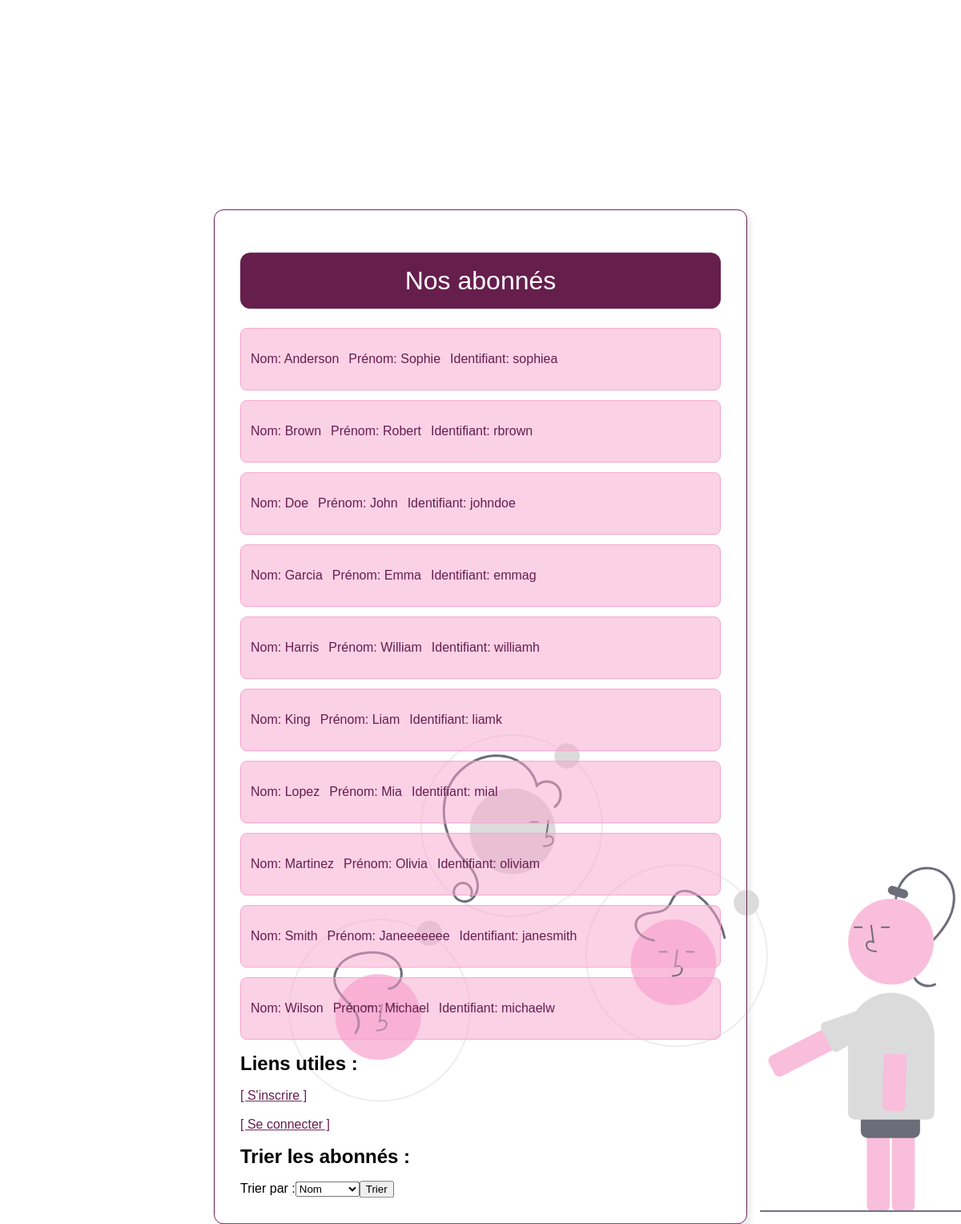
Screenshot of /views/subscribers.php with the database file from the repository.
### tables this page shows
CREATE TABLE `abonnes` (
  `Prenom` text DEFAULT NULL,
  `Nom` text DEFAULT NULL,
  `Annee_naissance` date DEFAULT NULL,
  `Adresse` varchar(50) DEFAULT NULL,
  `Numero_telephone` varchar(13) DEFAULT NULL,
  `Adresse_mail` varchar(50) DEFAULT NULL,
  `Numero_telephone_fixe` varchar(13) DEFAULT NULL,
  `Profession` text DEFAULT NULL,
  `identifiant` varchar(10) NOT NULL,
  `Mot_de_passe` varchar(25) DEFAULT NULL
);

### controllers/subscribers.php (the view, shortened to what this page needs)
<?php
$markup = "";
include_once("config.php");
$tri = isset($_GET['tri']) ? $_GET['tri'] : 'nom';
$result = mysqli_query($conn, "SELECT * FROM abonnes ORDER BY $tri");
while ($subscriber = mysqli_fetch_array($result)) {
    $markup .= "<li> <div class='subscriber-li'> <p>Nom: {$subscriber['Nom']}</p> <p> Prénom: {$subscriber['Prenom']}</p> <p> Identifiant: {$subscriber['identifiant']}</p> </div> </li>";
}
$markup .= '<h2>Liens utiles : </h2>';
$markup .= '<p><a href="/views/register.php">[ S\'inscrire ]</a></p>';
$markup .= '<p><a href="/views/login.php">[ Se connecter ]</a></p>';
$markup .= '<h2>Trier les abonnés :</h2>';
$markup .= '<form method="get">';
$markup .= '<label for="tri">Trier par :</label>';
$markup .= '<select name="tri" id="tri">';
$markup .= '<option value="nom" ' . ($tri == 'nom' ? 'selected' : '') . '>Nom</option>';
$markup .= '<option value="prenom" ' . ($tri == 'prenom' ? 'selected' : '') . '>Prénom</option>';
$markup .= '<option value="identifiant" ' . ($tri == 'identifiant' ? 'selected' : '') . '>Identifiant</option>';
$markup .= '</select>';
$markup .= '<input type="submit" value="Trier">';
$markup .= '</form>';
echo $markup;
?>

### views/subscribers.php (shortened to what this page needs)
<!DOCTYPE html>
<html lang="en">
<head>
</head>
<body>
    <div class="subscribers-container">
        <h1 class="subscribers-title">Nos abonnés</h1>
        <?php include "../controllers/subscribers.php" ; ?>
    </div>
    <div class="subscribers-background" />
</body>
</html>

### views/subscribers.php (style rules this page uses)
body { font-family: Arial, Helvetica, sans-serif; line-height: 20px; }
li { list-style-type: none; color:#661e4d; }
a { color: #661e4d; }
.subscribers-container { position: absolute; left: 50%; transform: translate(-50%, 20%); width: 600px; padding: 32px; border: 1px solid #661e4d; border-radius: 12px; z-index: 2; box-shadow: 5px 5px 5px rgba(222, 224, 227, 0.5); }
.subscribers-title { font-weight: lighter; background-color:#661e4d; color: #fff; text-align: center; box-sizing: content-box; border: 1px solid #661e4d; border-radius: 12px; margin-bottom: 24px; padding: 24px; }
.subscribers-background { position: fixed; top: 60%; left: 30%; width: 100%; height: 100%; background-image: url(/views/assets/undraw_friends_online_re_r7pq.svg); background-repeat: no-repeat; z-index: 1; opacity: 0.7; }
.subscriber-li { display: flex; gap: 12px; text-align: center; justify-content: start; border: 1px solid #F7A3CD; padding: 12px; border-radius: 8px; background-color: rgba(247, 163, 205, 0.5); margin-bottom: 12px; }

### rows the page displays
abonnes: Nom "Anderson", Prenom "Sophie", identifiant "sophiea"
abonnes: Nom "Brown", Prenom "Robert", identifiant "rbrown"
abonnes: Nom "Doe", Prenom "John", identifiant "johndoe"
abonnes: Nom "Garcia", Prenom "Emma", identifiant "emmag"
abonnes: Nom "Harris", Prenom "William", identifiant "williamh"
abonnes: Nom "King", Prenom "Liam", identifiant "liamk"
abonnes: Nom "Lopez", Prenom "Mia", identifiant "mial"
abonnes: Nom "Martinez", Prenom "Olivia", identifiant "oliviam"
abonnes: Nom "Smith", Prenom "Janeeeeeee", identifiant "janesmith"
abonnes: Nom "Wilson", Prenom "Michael", identifiant "michaelw"
